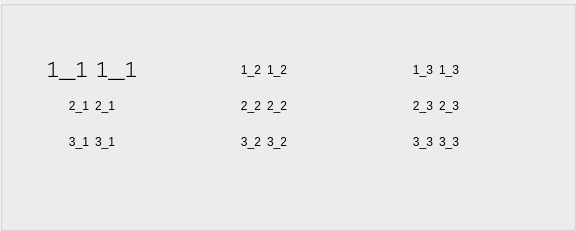
   <widget class="QGroupBox" name="TripBox">
    <property name="geometry">
     <rect>
      <x>220</x>
      <y>245</y>
      <width>576</width>
      <height>231</height>
     </rect>
    </property>
    <property name="font">
     <font>
      <family>Magneto</family>
      <pointsize>40</pointsize>
     </font>
    </property>
    <property name="styleSheet">
     <string notr="true">QGroupBox::title{
	font = 50pt &quot;Magneto&quot;;
	padding: -25 0px 0 0px
}

QLabel{
font: 18pt &quot;Courier Std&quot;;}
QCheckBox::indicator {
     width: 60px;
     height: 60px;
 }

QSlider::groove:horizontal {
border: 1px solid;
height: 30px; 
margin: 0px;}
QSlider::handle:horizontal {
background-color: black;
border: 5px solid;
height: 100px;
width: 70px; 
margin: 0px 0px;}</string>
    </property>
    <property name="title">
     <string/>
    </property>
    <widget class="QWidget" name="gridLayoutWidget_5">
     <property name="geometry">
      <rect>
       <x>9</x>
       <y>55</y>
       <width>561</width>
       <height>171</height>
      </rect>
     </property>
     <layout class="QGridLayout" name="TripBoxGrid">
      <property name="sizeConstraint">
       <enum>QLayout::SetFixedSize</enum>
      </property>
      <item row="0" column="1">
       <widget class="QLabel" name="Trip_1_1">
        <property name="minimumSize">
         <size>
          <width>80</width>
          <height>0</height>
         </size>
        </property>
        <property name="font">
         <font>
          <family>Courier Std</family>
          <pointsize>18</pointsize>
          <weight>50</weight>
          <italic>false</italic>
          <bold>false</bold>
         </font>
        </property>
        <property name="text">
         <string>1_1</string>
        </property>
       </widget>
      </item>
      <item row="5" column="1">
       <widget class="QLabel" name="Trip_3_1">
        <property name="text">
         <string>3_1</string>
        </property>
       </widget>
      </item>
      <item row="5" column="0">
       <widget class="QLabel" name="Trip_3_1_prefix">
        <property name="minimumSize">
         <size>
          <width>0</width>
          <height>30</height>
         </size>
        </property>
        <property name="text">
         <string>3_1</string>
        </property>
        <property name="alignment">
         <set>Qt::AlignRight|Qt::AlignTrailing|Qt::AlignVCenter</set>
        </property>
       </widget>
      </item>
      <item row="1" column="4">
       <widget class="QLabel" name="Trip_2_3_prefix">
        <property name="text">
         <string>2_3</string>
        </property>
        <property name="alignment">
         <set>Qt::AlignRight|Qt::AlignTrailing|Qt::AlignVCenter</set>
        </property>
       </widget>
      </item>
      <item row="1" column="2">
       <widget class="QLabel" name="Trip_2_2_prefix">
        <property name="text">
         <string>2_2</string>
        </property>
        <property name="alignment">
         <set>Qt::AlignRight|Qt::AlignTrailing|Qt::AlignVCenter</set>
        </property>
       </widget>
      </item>
      <item row="5" column="2">
       <widget class="QLabel" name="Trip_3_2_prefix">
        <property name="text">
         <string>3_2</string>
        </property>
        <property name="alignment">
         <set>Qt::AlignRight|Qt::AlignTrailing|Qt::AlignVCenter</set>
        </property>
       </widget>
      </item>
      <item row="0" column="4">
       <widget class="QLabel" name="Trip_1_3_prefix">
        <property name="minimumSize">
         <size>
          <width>80</width>
          <height>0</height>
         </size>
        </property>
        <property name="text">
         <string>1_3</string>
        </property>
        <property name="alignment">
         <set>Qt::AlignRight|Qt::AlignTrailing|Qt::AlignVCenter</set>
        </property>
       </widget>
      </item>
      <item row="0" column="2">
       <widget class="QLabel" name="Trip_1_2_prefix">
        <property name="minimumSize">
         <size>
          <width>80</width>
          <height>0</height>
         </size>
        </property>
        <property name="text">
         <string>1_2</string>
        </property>
        <property name="alignment">
         <set>Qt::AlignRight|Qt::AlignTrailing|Qt::AlignVCenter</set>
        </property>
       </widget>
      </item>
      <item row="1" column="0">
       <widget class="QLabel" name="Trip_2_1_prefix">
        <property name="minimumSize">
         <size>
          <width>0</width>
          <height>30</height>
         </size>
        </property>
        <property name="text">
         <string>2_1</string>
        </property>
        <property name="alignment">
         <set>Qt::AlignRight|Qt::AlignTrailing|Qt::AlignVCenter</set>
        </property>
       </widget>
      </item>
      <item row="0" column="3">
       <widget class="QLabel" name="Trip_1_2">
        <property name="minimumSize">
         <size>
          <width>80</width>
          <height>0</height>
         </size>
        </property>
        <property name="text">
         <string>1_2</string>
        </property>
       </widget>
      </item>
      <item row="5" column="3">
       <widget class="QLabel" name="Trip_3_2">
        <property name="text">
         <string>3_2</string>
        </property>
       </widget>
      </item>
      <item row="1" column="3">
       <widget class="QLabel" name="Trip_2_2">
        <property name="text">
         <string>2_2</string>
        </property>
       </widget>
      </item>
      <item row="1" column="5">
       <widget class="QLabel" name="Trip_2_3">
        <property name="text">
         <string>2_3</string>
        </property>
       </widget>
      </item>
      <item row="5" column="5">
       <widget class="QLabel" name="Trip_3_3">
        <property name="text">
         <string>3_3</string>
        </property>
       </widget>
      </item>
      <item row="0" column="5">
       <widget class="QLabel" name="Trip_1_3">
        <property name="minimumSize">
         <size>
          <width>80</width>
          <height>0</height>
         </size>
        </property>
        <property name="text">
         <string>1_3</string>
        </property>
       </widget>
      </item>
      <item row="1" column="1">
       <widget class="QLabel" name="Trip_2_1">
        <property name="text">
         <string>2_1</string>
        </property>
       </widget>
      </item>
      <item row="5" column="4">
       <widget class="QLabel" name="Trip_3_3_prefix">
        <property name="text">
         <string>3_3</string>
        </property>
        <property name="alignment">
         <set>Qt::AlignRight|Qt::AlignTrailing|Qt::AlignVCenter</set>
        </property>
       </widget>
      </item>
      <item row="0" column="0">
       <widget class="QLabel" name="Trip_1_1_prefix">
        <property name="minimumSize">
         <size>
          <width>80</width>
          <height>30</height>
         </size>
        </property>
        <property name="font">
         <font>
          <family>Courier Std</family>
          <pointsize>18</pointsize>
          <weight>50</weight>
          <italic>false</italic>
          <bold>false</bold>
         </font>
        </property>
        <property name="text">
         <string>1_1</string>
        </property>
        <property name="alignment">
         <set>Qt::AlignRight|Qt::AlignTrailing|Qt::AlignVCenter</set>
        </property>
       </widget>
      </item>
     </layout>
    </widget>
   </widget>
